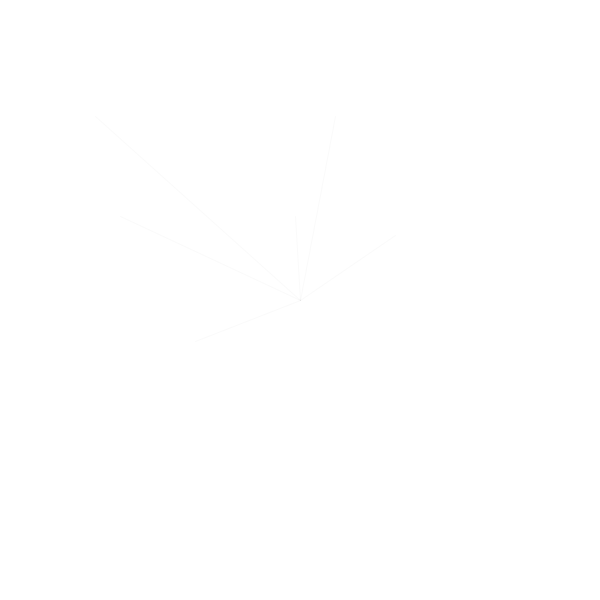
Frame 1 (no input)
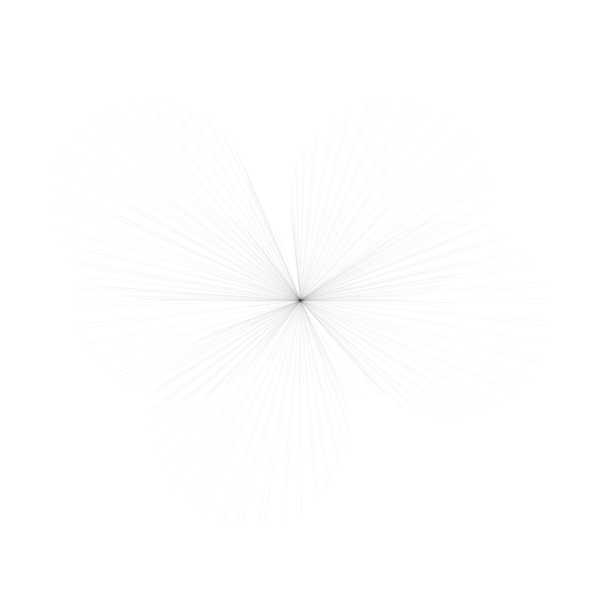
Frame 60 (the mouse pressed at the canvas centre just before this capture)
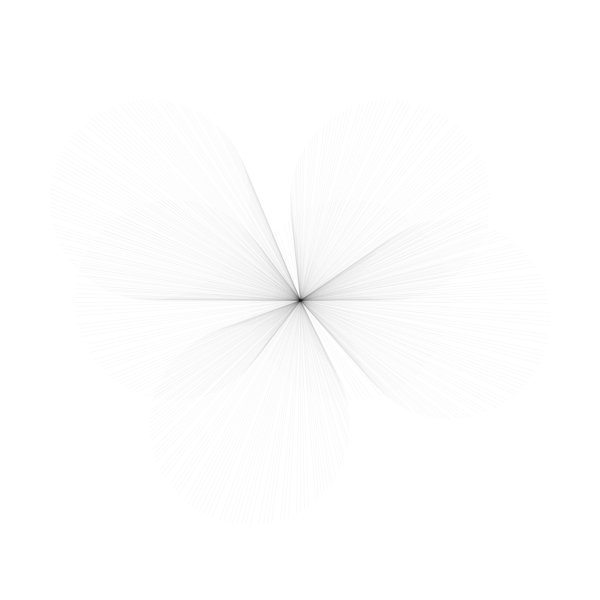
Frame 120 (the mouse held since frame 60 and released just before this capture)

The Processing sketch that drew these frames (run headless with seeded random() and noise(); from frame 60 on, the mouse is pressed at the canvas centre):

// Processing sketch: processing_167494
// ── processing_167494.pde

//import processing.pdf.*;


float x, y;
float a=10;
float r = 300;
float d = 88;

void setup(){
  
  size(600,600);
  background(255);
//beginRecord(PDF, "every.pdf");

  
}

void draw(){
  
  x=100 * sin(a);
  y=100* cos(a); 
  
 // a = a +1;
  a += 15;
r= r-d;
  
  if (r==10 || r ==200){
 d = d * -5;
  }

stroke(0,5);

noFill();
rotate( 0);

translate(width/2, height/2);

line(0, 0, x+50,y);
line(0, 0, x+90,y-100);
line(0, 0, x+150,y+19);
line(0,0,x-50,y+125);
line(0,0,x-150,y-100);
line(0,0,x-125,y);



println(x + " : " +y);
  
}

void keyPressed() {
  if (key == 'q') {
    endRecord();
    exit();
  }
}
